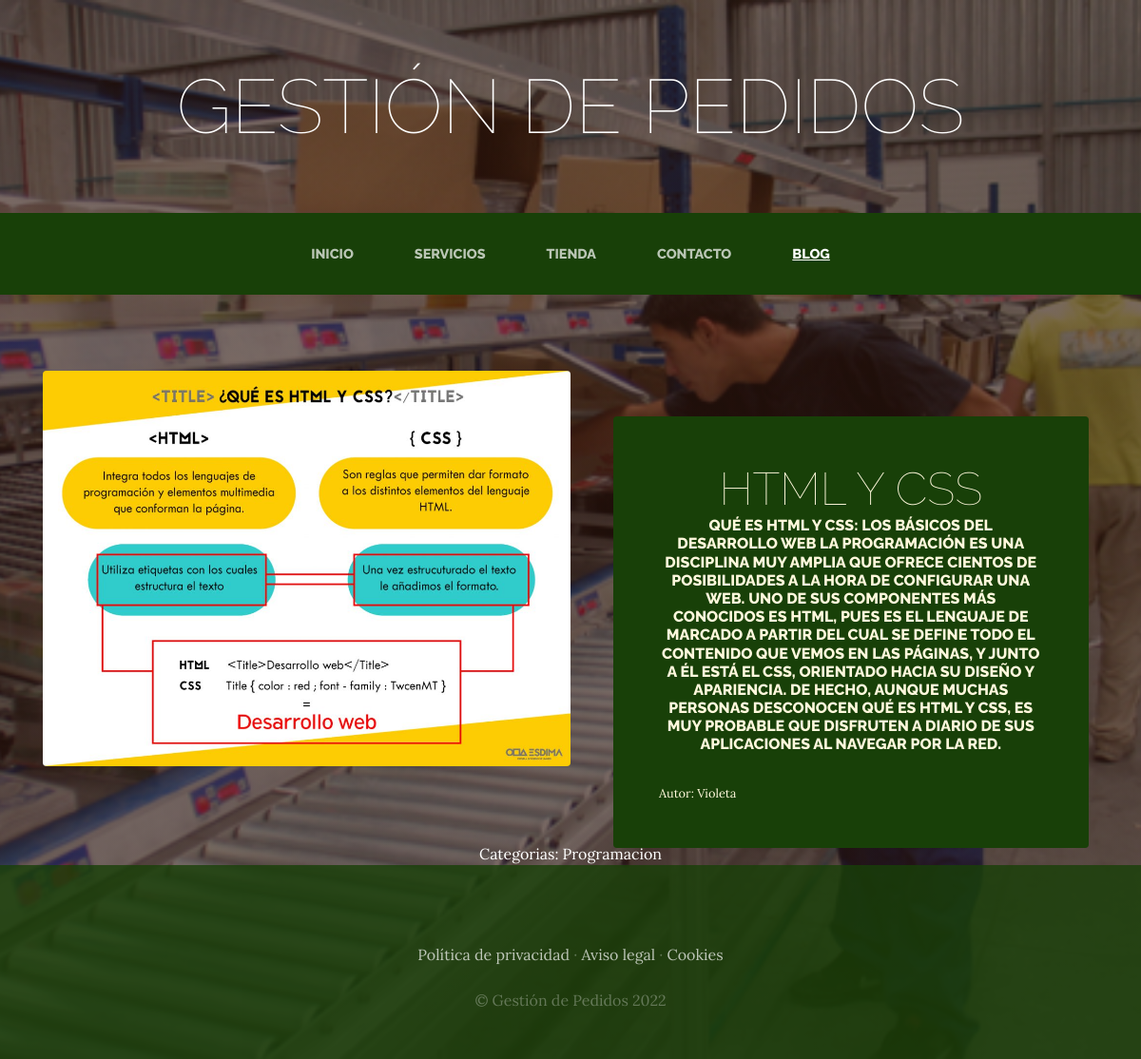
Screenshot of /blog/categoria/2/ with the database file from the repository.
### blog/models.py (models this page shows, shortened)
class Post(models.Model):
    titulo = models.CharField(max_length=50)
    contenido = models.CharField(max_length=2000)
    imagen = models.ImageField(upload_to='blog',null=True, blank=True)
    autor= models.ForeignKey(User, on_delete=models.CASCADE)
    categorias=models.ManyToManyField(Categoria)
    created = models.DateTimeField(auto_now_add=True)
    updated = models.DateTimeField(auto_now_add=True)
    class Meta:
        verbose_name='post'
        verbose_name_plural='posts'

class Categoria(models.Model):
    nombre = models.CharField(max_length=50)
    created = models.DateTimeField(auto_now_add=True)
    updated = models.DateTimeField(auto_now_add=True)
    class Meta:
        verbose_name='categoria'
        verbose_name_plural='categorias'

### blog/views.py (the view)
# urls.py: path('categoria/<int:categoria_id>/', views.categoria, name="categoria"),
def categoria(request, categoria_id):
    categoria=Categoria.objects.get(id=categoria_id)
    posts=Post.objects.filter(categorias=categoria)
    return render (request, "blog/categoria.html",{'categoria':categoria, "posts":posts})

### carro/context_processors.py (called while the page is built)
def importe_total_carro(request):
    total=0
    '''for key, value in request.session["carro"].items():
        total=total+float(value["precio"])'''
    return {"importe_total_carro":total}

### blog/templates/blog/categoria.html
{% extends "ProyectoWebApp/base.html" %}
{% load static %}
{% block content %}
{% for post in posts %}
    <section class="page-section clearfix">
        <div class="container">
          <div class="intro">
            {% if post.imagen.url != "" %}
                <img class="intro-img img-fluid mb-3 mb-lg-0 rounded" src="{{post.imagen.url}}" alt="" style="width: 50%;" >
            {% endif %}
            <div class="intro-text left-0 text-center bg-faded p-5 rounded">
              <h2 class="section-heading mb-4" >
                <span class="section-heading-lower">{{post.titulo}}</span>
                <span class="section-heading-upper">{{post.contenido}}</span>
              </h2>
              <div style="text-align: left; font-size: 0.8em;">
                  Autor: {{post.autor}}
              </div>
          </div>
        </div>
      </section>
    {% endfor %}
    <section>
        <div style="width:75% ; margin:auto ; text-align:center; color:white;">
          Categorias:
          {% for post in posts %}
            {% for categoria in post.categorias.all%}
            {{categoria.nombre}}
            {% endfor %}
          {% endfor %}
        </div>
{% endblock %}

### ProyectoWebApp/static/ProyectoWebApp/css/gestion.css (style rules this page uses)
body { font-family: 'Lora'; background: linear-gradient(rgba(47, 23, 15, 0.65), rgba(47, 23, 15, 0.65)), url("../img/bg_main.jpg"); background-attachment: fixed; background-position: center; background-size: cover; }
h1, h2, h3, h4, h5, h6 { font-family: 'Raleway'; }
.page-section { margin-top: 5rem; margin-bottom: 5rem; }
.section-heading { text-transform: uppercase; }
.section-heading .section-heading-upper { display: block; font-size: 1rem; font-weight: 800; padding-bottom:.5rem; }
.section-heading .section-heading-lower { display: block; font-size: 3rem; font-weight: 100; }
.bg-faded { background-color: rgba(255, 255, 255, 0.85); }
.intro { position: relative; }
@media (min-width: 992px) { .intro .intro-img { width: 75%; float: left; } }
@media (min-width: 992px) { .intro .intro-text { left: 600; width: 60%; margin-top: 3rem; background-color: rgba(24, 64, 8); color: cornsilk; position: absolute; } }
@media (min-width: 1200px) { .intro .intro-text { width: 45%; } }

### rows the page displays
Post: imagen (picture), titulo "HTML Y CSS", contenido "QUÉ ES HTML Y CSS: LOS BÁSICOS DEL DESARROLLO WEB LA PROGRAMACIÓN ES UNA DISCIPLINA MUY AMPLIA QUE OFRECE CIENTOS DE POSIBILIDADES A LA HORA DE CONFIGURAR UNA WEB. UNO DE SUS COMPONENTES MÁS CONOCIDOS ES HTML, PUES ES EL LENGUAJE DE MARCADO A PARTIR DEL CUAL SE DEFINE TODO EL CONTENIDO QUE VEMOS EN LAS PÁGINAS, Y JUNTO A ÉL ESTÁ EL CSS, ORIENTADO HACIA SU DISEÑO Y APARIENCIA. DE HECHO, AUNQUE MUCHAS PERSONAS DESCONOCEN QUÉ ES HTML Y CSS, ES MUY PROBABLE QUE DISFRUTEN A DIARIO DE SUS APLICACIONES AL NAVEGAR POR LA RED.", autor "Violeta"
Categoria: nombre "Programacion"
